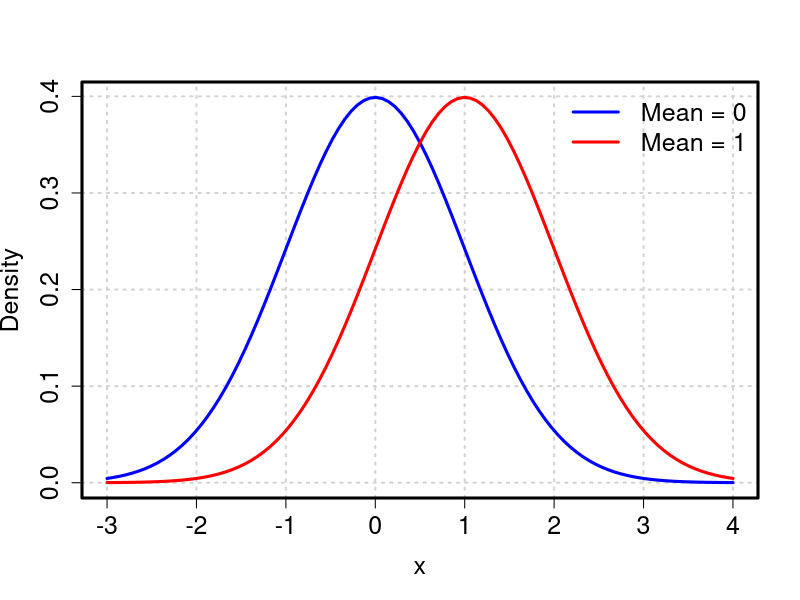
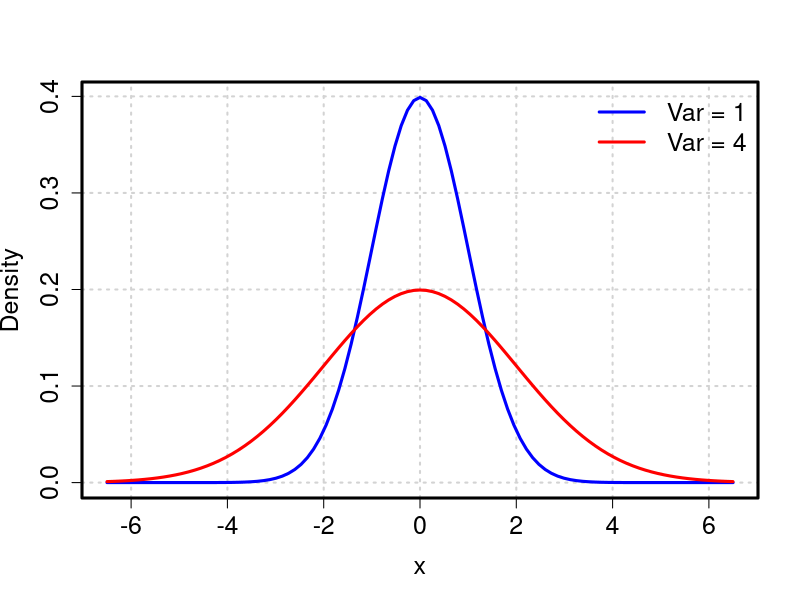
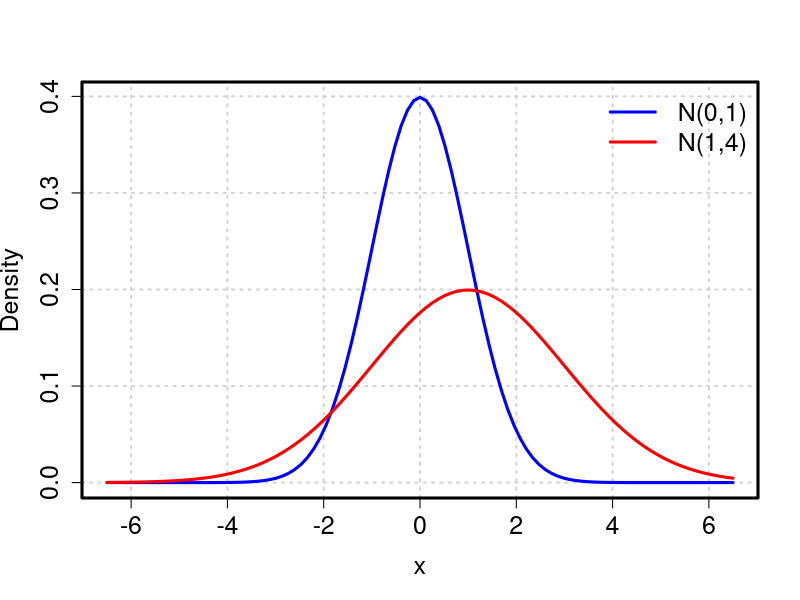

Reproduce these figures in R, in order.
## ---- chunk 1
# draw a plot of the N(0,1) PDF
curve(dnorm(x),
      cex.axis = 1.5, 
      cex.lab = 1.5, 
      xlim = c(-3.,4 ),
      ylab = "Density",
      col = "blue",
      lwd = 3,
      panel.first = grid(nx = NULL, 
                        ny = NULL, 
                        col = "lightgray", 
                        lty = "dotted", 
                        lwd = 2)) 
box(which = "plot", 
    lty = "solid", 
    lwd = 3)
curve(dnorm(x,mean = 1, sd = 1),
      col = "red",
      lwd = 3,
      add = T)
# add a legend
legend("topright",
       as.character(c("Mean = 0","Mean = 1")), 
       col = c("blue","red") , 
       lwd = 3,
      bty = "n",
       cex = 1.5)

## ---- chunk 2
# draw a plot of the N(0,1) PDF
curve(dnorm(x),
      cex.axis = 1.5, 
      cex.lab = 1.5, 
      xlim = c(-6.5,6.5),
      ylab = "Density",
      col = "blue",
      lwd = 3,
      panel.first = grid(nx = NULL, 
                        ny = NULL, 
                        col = "lightgray", 
                        lty = "dotted", 
                        lwd = 2)) 
box(which = "plot", 
    lty = "solid", 
    lwd = 3)
curve(dnorm(x,mean = 0, sd = 2),
      col = "red",
      lwd = 3,
      add = T)
# add a legend
legend("topright",
       as.character(c("Var = 1","Var = 4")), 
       col = c("blue","red") , 
       lwd = 3,
      bty = "n",
       cex = 1.5)

## ---- chunk 3
# draw a plot of the N(0,1) PDF
curve(dnorm(x),
      cex.axis = 1.5, 
      cex.lab = 1.5, 
      xlim = c(-6.5,6.5),
      ylab = "Density",
      col = "blue",
      lwd = 3,
      panel.first = grid(nx = NULL, 
                        ny = NULL, 
                        col = "lightgray", 
                        lty = "dotted", 
                        lwd = 2)) 
box(which = "plot", 
    lty = "solid", 
    lwd = 3)
curve(dnorm(x,mean = 1, sd = 2),
      col = "red",
      lwd = 3,
      add = T)
# add a legend
legend("topright",
       as.character(c("N(0,1)","N(1,4)")), 
       col = c("blue","red") , 
       lwd = 3,
       bty = "n",
       cex = 1.5)

